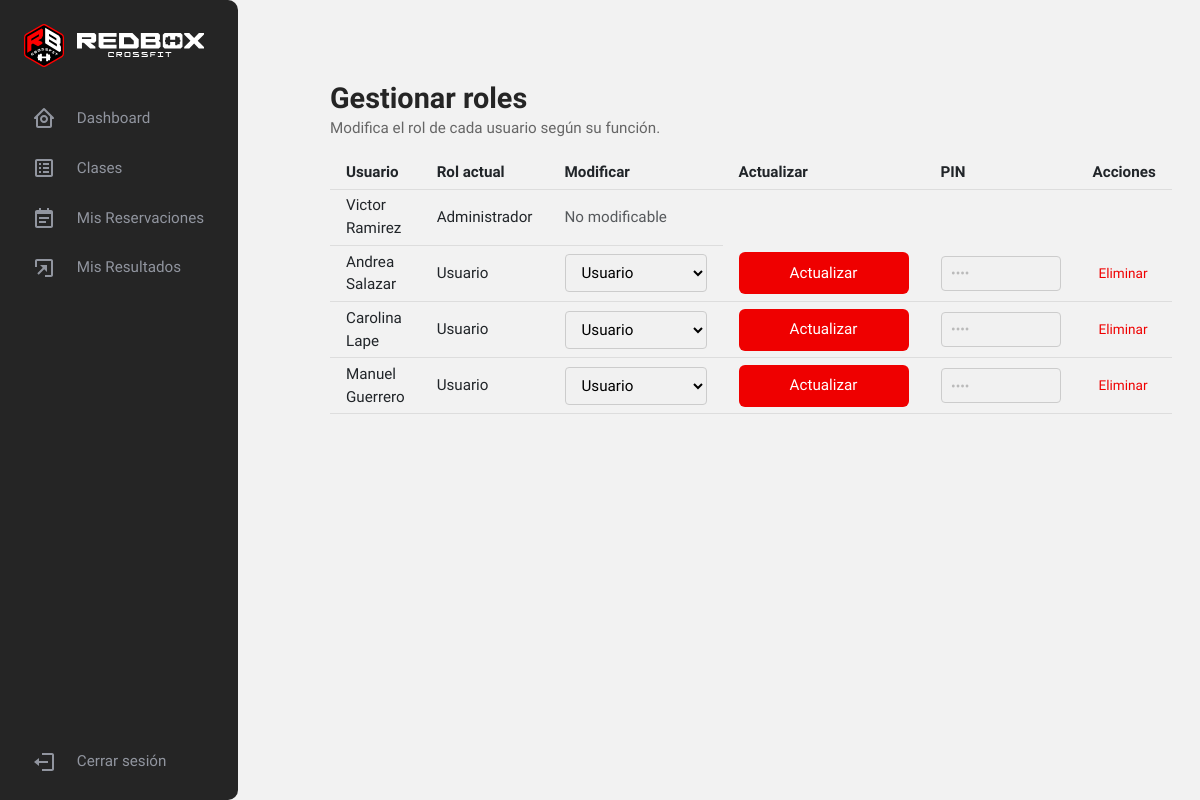
The page /gestionarroles/ (signed in) on the database as committed earlier.
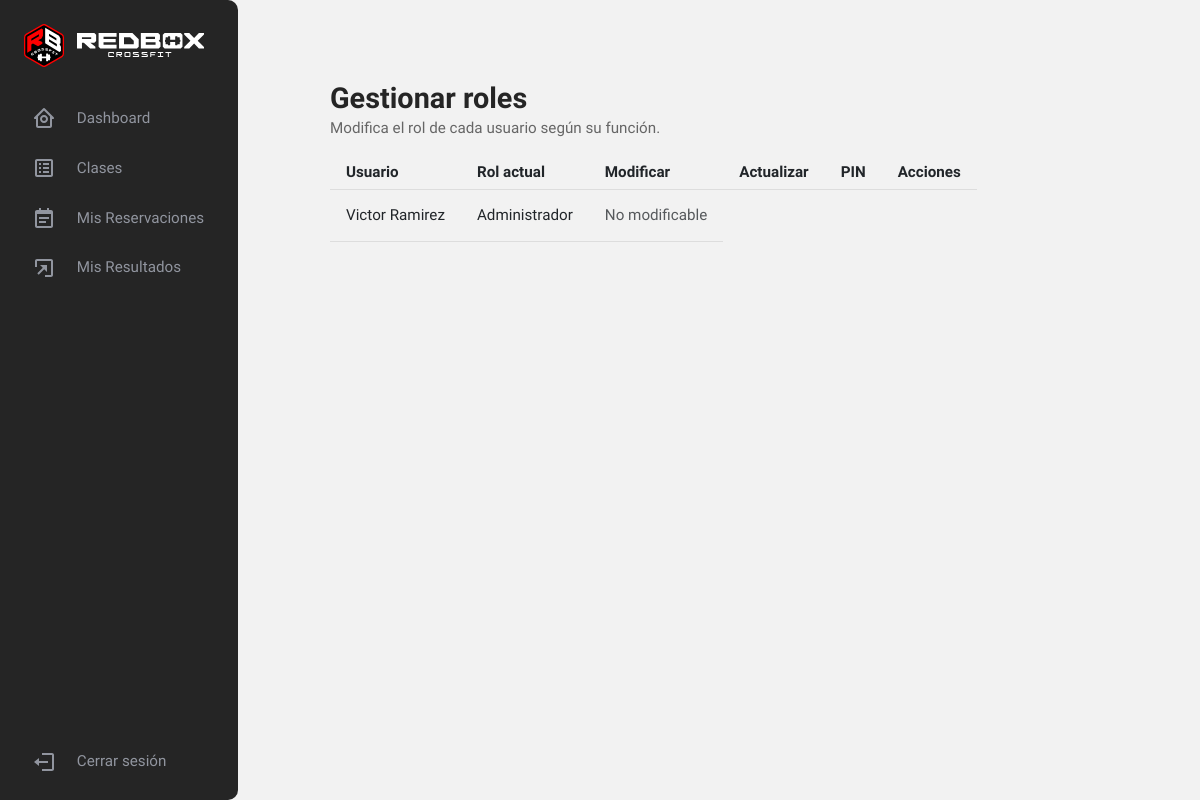
The same page on the database as committed later.
### tasks/models.py (models this page shows, shortened)
class Profile(models.Model):
    ROLE_CHOICES = [
        ('user', 'Usuario'),
        ('coach', 'Coach'),
        ('admin', 'Administrador'),
    ]
    GENDER_CHOICES = [
        ('M', 'Masculino'),
        ('F', 'Femenino'),
        ('O', 'Otro'),
    ]
    PLAN_CHOICES = [
        ('basic', 'Básico'),
        ('premium', 'Premium'),
    ]
    user = models.OneToOneField(User, on_delete=models.CASCADE)
    role = models.CharField(
        max_length=10, choices=ROLE_CHOICES, default='user')
    phone = models.CharField(max_length=20, blank=True)
    birth_date = models.DateField(null=True, blank=True)
    gender = models.CharField(max_length=1, choices=GENDER_CHOICES, blank=True)
    identity_card = models.CharField(max_length=20, blank=True)
    weight = models.FloatField(null=True, blank=True)  # en kilogramos
    height = models.FloatField(null=True, blank=True)  # en metros
    creditos = models.PositiveIntegerField(default=0)  # créditos iniciales
    plan = models.CharField(
        max_length=10, choices=PLAN_CHOICES, default='basic')
    activated_on = models.DateField(null=True, blank=True)
    expires_on = models.DateField(null=True, blank=True)

### tasks/views.py (the view, shortened to what this page needs)
# urls.py: path('gestionarroles/', views.gestionar_roles, name='gestionar_roles'),
@login_required
def gestionar_roles(request):
    if request.user.profile.role != 'admin':
        return redirect('dashboard')
    perfiles = Profile.objects.select_related('user').all()
    return render(request, 'gestionar_roles.html', {
        'perfiles': perfiles,
        'usuario_actual': request.user
    })

### tasks/templatetags/comparadores.py (called while the page is built)
@register.filter
def igual(valor1, valor2):
    return valor1 == valor2

### tasks/templates/gestionar_roles.html (shortened to what this page needs)
{% extends 'base.html' %}
{% load static %}
{% load comparadores %}
{% block content %}
<div class="gestion-roles-container mt-5">
    <h2 class="section-title">Gestionar roles</h2>
    <p class="section-description">Modifica el rol de cada usuario según su función.</p>
    <div class="tabla-usuarios-wrapper">
        <table class="tabla-usuarios">
            <thead>
                <tr>
                    <th>Usuario</th>
                    <th>Rol actual</th>
                    <th>Modificar</th>
                    <th>Actualizar</th>
                    <th>PIN</th>
                    <th>Acciones</th>
                </tr>
            </thead>
            <tbody>
                {% for perfil in perfiles %}
                <tr>
                    <td>{{ perfil.user.first_name }} {{ perfil.user.last_name }}</td>
                    <td>{{ perfil.get_role_display }}</td>
                    <td>
                        {% if perfil.user == usuario_actual and perfil.role == "admin" %}
                        <span class="text-muted" style="padding: 0.6rem 0; display: inline-block; min-height: 38px;">
                            No modificable
                        </span>
                        {% else %}
                        <form method="POST" action="{% url 'gestionar_roles' %}" class="form-rol"
                            id="form-rol-{{ perfil.id }}">
                            <select name="role" class="input-field select-role">
                                <option value="user" {% if perfil.role|igual:"user" %}selected{% endif %}>Usuario
                                </option>
                            </select>
                    </td>
                    <td>
                        <button type="submit" class="btn btn-danger btn-full">Actualizar</button>
                    </td>
                    <td>
                        <input type="password" class="input-field pin-input" placeholder="••••" required
                            oninput="syncPin(this, {{ perfil.id }})">
                    </td>
                    <td>
                        {% if perfil.user != usuario_actual and not perfil.user.is_superuser %}
                        <form method="POST" action="{% url 'eliminar_usuario' perfil.user.id %}" class="form-eliminar"
                            id="form-eliminar-{{ perfil.id }}">
                            <button type="submit" class="btn-cancelar"
                                onclick="return confirm('¿Eliminar este usuario?')">Eliminar</button>
                        </form>
                        {% else %}
                        —
                        {% endif %}
                    </td>
                    {% endif %}
                </tr>
                {% endfor %}
            </tbody>
        </table>
    </div>
</div>
{% endblock %}

### tasks/templates/base.html (shortened to what this page needs)
<!DOCTYPE html>
<html lang="en">
<head>
    <link rel="stylesheet" href="https://cdn.jsdelivr.net/npm/bootstrap@5.3.8/dist/css/bootstrap.min.css">
    {% load static %}
    <link rel="stylesheet" href="{% static 'styles.css' %}">
    <link rel="stylesheet" href="https://cdn.jsdelivr.net/npm/litepicker/dist/css/litepicker.css">
</head>
<body>
    <aside class="sidebar">
        <ul class="sidebar__list">
            <li class="sidebar__element">
                <img src="{% static 'monogram.svg' %}" class="sidebar__icon sidebar__icon--logo">
                <div class="sidebar__hide">
                    <img src="{% static 'logoblanco.svg' %}" class="sidebar__logo">
                </div>
            </li>
            <li>
                <a href="/dashboard" class="sidebar__element">
                    <div class="sidebar__hide">
                        <p class="sidebar__text">Dashboard</p>
                    </div>
                </a>
            </li>
            <li>
                <a href="/classes" class="sidebar__element">
                    <div class="sidebar__hide">
                        <p class="sidebar__text">Clases</p>
                    </div>
                </a>
            </li>
            <li>
                <a href="/myreservations" class="sidebar__element">
                    <div class="sidebar__hide">
                        <p class="sidebar__text">Mis Reservaciones</p>
                    </div>
                </a>
            </li>
            <li>
                <a href="/myresults" class="sidebar__element">
                    <svg xmlns="http://www.w3.org/2000/svg" width="24" height="24" fill="currentColor"
                        viewBox="0 0 24 24" class="sidebar__icon">
                        <path d="m3,5v6h2v-6h14v14h-6v2h6c1.1,0,2-.9,2-2V5c0-1.1-.9-2-2-2H5c-1.1,0-2,.9-2,2Z"></path>
                        <path d="M6.71 18.71 12.21 13.21 15 16 15 9 8 9 10.79 11.79 5.29 17.29 6.71 18.71z"></path>
                    </svg>
                    <div class="sidebar__hide">
                        <p class="sidebar__text">Mis Resultados</p>
                    </div>
                </a>
            </li>
            <a href="{% url 'signout' %}" class="sidebar__element sidebar__element--logout">
                <svg xmlns="http://www.w3.org/2000/svg" width="24" height="24" fill="currentColor" viewBox="0 0 24 24"
                    class="sidebar__icon">
                    <path d="M16 13v-2H7V8l-5 4 5 4v-3z"></path>
                    <path d="M20 3H10v2h10v14H10v2h10c1.103 0 2-.897 2-2V5c0-1.103-.897-2-2-2z"></path>
                </svg>
                <div class="sidebar__hide">
                    <p class="sidebar__text">Cerrar sesión</p>
                </div>
            </a>
        </ul>
    </aside>
    <main class="main-content">
        {% block content %}
        {% endblock %}
    </main>
</body>

### tasks/static/styles.css (style rules this page uses)
html, body { padding: 0; margin: 0; height: 100%; min-height: 100vh; overflow-x: auto; }
body { font-family: "Plus Jakarta Sans", sans-serif; background: #F2F2F2; background-size: cover; display: flex; flex-direction: row; height: 100vh; overflow: hidden; }
.sidebar { background-color: #252525; width: max-content; padding: 1rem 0.5rem; height: 100vh; border-radius: 0px 10px 10px 0px; overflow: hidden; flex-shrink: 0; box-sizing: border-box; justify-content: space-between; }
.sidebar__list { list-style: none; padding: 0; height: 100%; display: flex; flex-direction: column; gap: 0.3rem; }
.sidebar__element { padding: 0.5rem 1rem; display: grid; align-items: center; grid-template-columns: 40px 0fr; min-height: 45px; color: #91959f; fill: #91959f; transition: grid-template-columns 0.4s; text-decoration: none; }
.sidebar__element:has(.sidebar__icon--logo) { margin-bottom: 1rem; }
.sidebar__icon { width: 100%; overflow: hidden; justify-self: center; }
.sidebar__icon--logo { max-width: 40px; }
.sidebar__logo, .sidebar__text, .sidebar__title, .sidebar__info { max-width: 140px; padding-left: 0.8rem; margin: 0; width: 100%; font-size: 0.95rem; line-height: 1.2; }
.sidebar__text { white-space: nowrap; overflow: hidden; text-overflow: ellipsis; display: block; }
.sidebar__hide { overflow: hidden; display: flex; flex-direction: column; justify-content: center; width: 0; transition: width 0.4s ease; }
.sidebar__element--avatar, .sidebar__element--logout { margin-top: auto; text-align: left; }
.main-content { flex: 1; height: 100vh; overflow-y: auto; padding: 1rem; transition: margin-left 0.4s ease; margin-left: 60px; margin-right: 0; }
.section-title { margin-bottom: 0rem; font-size: 1.8rem; font-weight: 600; color: #252525; line-height: 1.3; font-family: inherit; }
.section-description { margin-top: 0; font-size: 1rem; color: #666; margin-bottom: 0rem; line-height: 1.5; font-family: inherit; }
.gestion-roles-container { display: flex; flex-direction: column; padding: 1rem; margin-left: 0; width: fit-content; max-width: 100%; }
.tabla-usuarios { width: 100%; border-collapse: collapse; font-size: 0.95rem; margin-top: 1rem; table-layout: auto; }
.tabla-usuarios th, .tabla-usuarios td { padding: 0.3rem 1rem; border-bottom: 1px solid #ddd; vertical-align: middle; }
.section-description { font-size: 0.95rem; color: #666; }
.tabla-usuarios-wrapper { display: inline-block; width: auto; }

Rows that differ between the two databases and show on the page:
removed Profile: user.first_name "Andrea", user.last_name "Salazar", role "Usuario"
removed Profile: user.first_name "Carolina", user.last_name "Lape", role "Usuario"
removed Profile: user.first_name "Manuel", user.last_name "Guerrero", role "Usuario"
